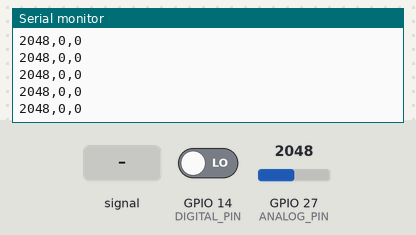
This sketch was run on a simulated ESP32. On the bench: the last lines printed to the serial monitor. The test bench sets the inputs (shaded band); at power-on: GPIO 27 (ANALOG_PIN) = 2048, GPIO 14 (DIGITAL_PIN) LOW (analog values on the 0–4095 scale). Nothing arrives over Bluetooth unless stated; a phone connects over Bluetooth LE 3 s after start.

Above: at 2.9 s.
3.0 s: GPIO 27 (ANALOG_PIN) fed a 200 Hz sine of ±327 counts around its level
At 3.02 s:
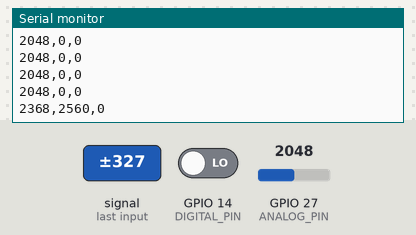
6.0 s: GPIO 27 (ANALOG_PIN) set to 2866
At 6.02 s:
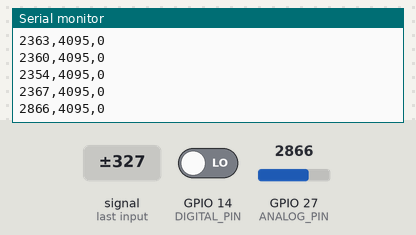
7.5 s: GPIO 14 (DIGITAL_PIN) driven HIGH
At 7.52 s:
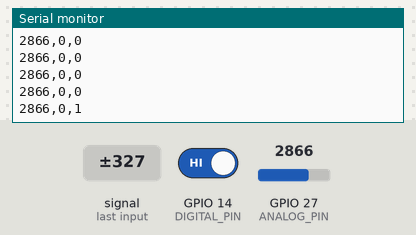
9.0 s: GPIO 27 (ANALOG_PIN) fed a 1000 Hz sine of ±1023 counts around its level
At 9.02 s:
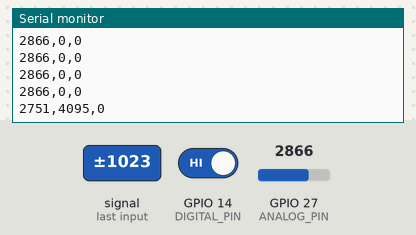
10.5 s: GPIO 27 (ANALOG_PIN) set to 3603
At 10.52 s:
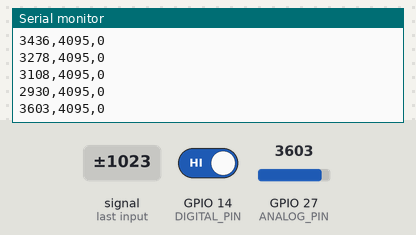
12.0 s: GPIO 14 (DIGITAL_PIN) driven LOW
At 12.02 s:
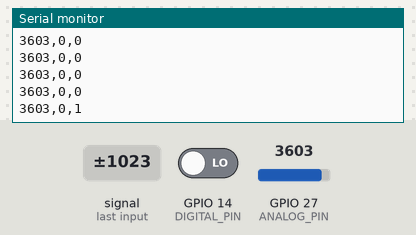
Timing chart, 0 to 14.5 s (numbered marks = the images above; inputs shaded):
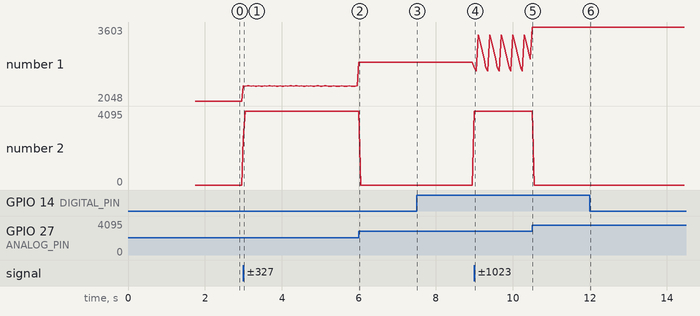

Measured:
- after the input at 3.0 s, the serial monitor: prints a new line at once (image 1)
- after the input at 6.0 s, the serial monitor: prints a new line at once (image 2)
- after the input at 7.5 s, the serial monitor: prints a new line at once (image 3)
- after the input at 9.0 s, the serial monitor: prints a new line at once (image 4)
- after the input at 10.5 s, the serial monitor: prints a new line at once (image 5)
- after the input at 12.0 s, the serial monitor: prints a new line at once (image 6)
- plotted number 1: 2048 → 2367 after the input at 3.0 s, 2367 → 2866 after the input at 6.0 s, 2866 → 2930 after the input at 9.0 s, 2930 → 3603 after the input at 10.5 s
- plotted number 2: 0 → 4095 after the input at 3.0 s

The sketch:

ky037_esp32_blev2.ino
```cpp
// KY-037 sound sensor -> ESP32 -> BLE notify -> Raspberry Pi
//
// Wiring (matches the pin constants below):
//   KY-037 AO  -> GPIO27 (analog level)
//   KY-037 DO  -> GPIO14 (comparator output, timestamped by interrupt)
//   KY-037 +   -> 3V3   (keep at 3.3 V, so DO stays within the ESP32 input limit)
//   KY-037 G   -> GND
//
// What it does:
//   1. Measures peak-to-peak sound level in 50 ms windows (same as before).
//   2. Timestamps the first DO edge in each window in an interrupt, using the
//      ESP32 64-bit microsecond clock. This is the sync timestamp for the Pi.
//   3. Sends one 33-byte packet per window to the Pi as a BLE notification.
//   4. Still prints "raw,level,trigger" on USB serial for debugging.
//
// Board package: "esp32" by Espressif, version 3.x. Board: ESP32 Dev Module.

#include <BLEDevice.h>
#include <BLEServer.h>
#include <BLEUtils.h>
#if defined(CONFIG_BLUEDROID_ENABLED)
#include <BLE2902.h>  // Bluedroid needs this for notifications. NimBLE adds it itself.
#endif
#include "esp_timer.h"

// ---- Pins ---------------------------------------------------------------
const int ANALOG_PIN  = 27;   // AO. ADC2 pin: OK with BLE, but NOT with Wi-Fi.
const int DIGITAL_PIN = 14;   // DO

// ---- Sound processing (unchanged) --------------------------------------
const int   SAMPLE_WINDOW_MS = 50;    // longer window = catches slower/lower sounds
const float GAIN             = 8.0;   // software amplification: raise for more sensitivity
const int   CALIBRATION_MS   = 1500;  // keep it quiet at startup

// ---- BLE ----------------------------------------------------------------
// The Pi script (pi/ble_rx.py) uses the same name and UUIDs. Change both together.
const char* BLE_DEVICE_NAME = "TSN-Sound";
#define SERVICE_UUID   "CA89474F-D5F8-44BB-8926-DD4B58A44E2D"
#define DATA_CHAR_UUID "0E76AAE8-1EE4-456A-9708-DE09E78F4BCA"

const uint8_t PACKET_VERSION = 1;
const uint8_t NODE_ID        = 2;     // 1 = ACU (ADXL345), 2 = sound (KY-037)

// One notification per sample window. Little-endian, no padding.
// Python: struct.unpack('<BBHQQQHHB', data)
struct __attribute__((packed)) SoundPacket {
  uint8_t  version;    // PACKET_VERSION
  uint8_t  node_id;    // NODE_ID
  uint16_t seq;        // +1 per packet, wraps at 65535. Gaps = lost packets.
  uint64_t t_edge_us;  // ESP32 clock at the first DO edge in this window. 0 = no edge.
  uint64_t t_peak_us;  // ESP32 clock at the loudest AO sample in this window
  uint64_t tx_us;      // ESP32 clock just before sending. Pi uses it for delay/drift.
  uint16_t raw;        // last AO reading, 0-4095
  uint16_t level;      // noise-subtracted, amplified peak-to-peak, 0-4095
  uint8_t  trigger;    // 1 if DO changed at least once in this window
};
static_assert(sizeof(SoundPacket) == 33, "SoundPacket must be 33 bytes");

BLECharacteristic* dataChar = nullptr;
volatile bool clientConnected = false;
bool wasConnected = false;
uint16_t seq = 0;

int noiseFloor = 0;  // peak-to-peak of background noise, measured at startup

// ---- DO edge capture ----------------------------------------------------
// The ISR keeps only the first edge per window. A 64-bit value is not atomic
// on the ESP32, so a spinlock protects it.
portMUX_TYPE edgeMux = portMUX_INITIALIZER_UNLOCKED;
volatile uint64_t firstEdgeUs = 0;

void IRAM_ATTR onDoEdge() {
  uint64_t now = (uint64_t)esp_timer_get_time();
  portENTER_CRITICAL_ISR(&edgeMux);
  if (firstEdgeUs == 0) firstEdgeUs = now;
  portEXIT_CRITICAL_ISR(&edgeMux);
}

// Returns the first edge time since the last call (0 if none), and clears it.
uint64_t takeFirstEdge() {
  portENTER_CRITICAL(&edgeMux);
  uint64_t t = firstEdgeUs;
  firstEdgeUs = 0;
  portEXIT_CRITICAL(&edgeMux);
  return t;
}

// ---- BLE connection state -----------------------------------------------
class ServerCallbacks : public BLEServerCallbacks {
  void onConnect(BLEServer*) override    { clientConnected = true; }
  void onDisconnect(BLEServer*) override { clientConnected = false; }
};

// ---- Sampling -----------------------------------------------------------
int measurePeakToPeak(int windowMs, int &lastRaw, uint64_t &tPeakUs) {
  int signalMax = 0;
  int signalMin = 4095;
  tPeakUs = 0;
  unsigned long start = millis();
  while (millis() - start < (unsigned long)windowMs) {
    lastRaw = analogRead(ANALOG_PIN);
    if (lastRaw > signalMax) {
      signalMax = lastRaw;
      tPeakUs = (uint64_t)esp_timer_get_time();
    }
    if (lastRaw < signalMin) signalMin = lastRaw;
  }
  return signalMax - signalMin;
}

void setupBle() {
  BLEDevice::init(BLE_DEVICE_NAME);
  BLEDevice::setMTU(247);  // the 33-byte packet needs more than the default 20-byte payload

  BLEServer* server = BLEDevice::createServer();
  server->setCallbacks(new ServerCallbacks());

  BLEService* service = server->createService(SERVICE_UUID);
  dataChar = service->createCharacteristic(
      DATA_CHAR_UUID,
      BLECharacteristic::PROPERTY_READ | BLECharacteristic::PROPERTY_NOTIFY);
#if defined(CONFIG_BLUEDROID_ENABLED)
  dataChar->addDescriptor(new BLE2902());
#endif
  service->start();

  // Advertising packet (max 31 bytes): flags + name, so every scanner sees
  // "TSN-Sound", including passive scanners. The 128-bit service UUID does not
  // also fit, so it goes in the scan response.
  BLEAdvertising* adv = BLEDevice::getAdvertising();
  BLEAdvertisementData advData;
  advData.setFlags(0x06);  // general discoverable, BLE only
  advData.setName(BLE_DEVICE_NAME);
  adv->setAdvertisementData(advData);
  BLEAdvertisementData scanData;
  scanData.setCompleteServices(BLEUUID(SERVICE_UUID));
  adv->setScanResponseData(scanData);
  BLEDevice::startAdvertising();
}

void setup() {
  Serial.begin(115200);
  delay(200);
  Serial.println("\n# ky037_esp32_ble starting, calibrating (keep quiet)");
  pinMode(DIGITAL_PIN, INPUT);
  analogReadResolution(12);  // 0-4095

  // Calibrate first, before the radio starts: measure background noise so it
  // can be subtracted later.
  int raw = 0;
  uint64_t tPeak = 0;
  int worst = 0;
  unsigned long start = millis();
  while (millis() - start < (unsigned long)CALIBRATION_MS) {
    int p2p = measurePeakToPeak(SAMPLE_WINDOW_MS, raw, tPeak);
    if (p2p > worst) worst = p2p;
  }
  noiseFloor = worst;

  // CHANGE catches the onset whatever the DO polarity of your module is.
  attachInterrupt(digitalPinToInterrupt(DIGITAL_PIN), onDoEdge, CHANGE);
  takeFirstEdge();  // discard edges from calibration

  setupBle();

  Serial.printf("noiseFloor=%d, advertising as %s, MAC %s\n", noiseFloor, BLE_DEVICE_NAME,
                BLEDevice::getAddress().toString().c_str());
  Serial.println("raw,level,trigger");
}

void loop() {
  // Restart advertising after the Pi disconnects, so it can reconnect.
  if (wasConnected && !clientConnected) {
    BLEDevice::startAdvertising();
    Serial.println("# Pi disconnected, advertising again");
  }
  if (!wasConnected && clientConnected) {
    Serial.println("# Pi connected");
  }
  wasConnected = clientConnected;

  int raw = 0;
  uint64_t tPeak = 0;
  int p2p = measurePeakToPeak(SAMPLE_WINDOW_MS, raw, tPeak);
  uint64_t tEdge = takeFirstEdge();

  // Subtract the noise floor, then amplify what's left.
  int level = (int)(max(0, p2p - noiseFloor) * GAIN);
  if (level > 4095) level = 4095;
  uint8_t trigger = (tEdge != 0) ? 1 : 0;

  if (clientConnected) {
    SoundPacket pkt;
    pkt.version   = PACKET_VERSION;
    pkt.node_id   = NODE_ID;
    pkt.seq       = seq++;
    pkt.t_edge_us = tEdge;
    pkt.t_peak_us = tPeak;
    pkt.raw       = (uint16_t)raw;
    pkt.level     = (uint16_t)level;
    pkt.trigger   = trigger;
    pkt.tx_us     = (uint64_t)esp_timer_get_time();  // last, as close to send as possible
    dataChar->setValue((uint8_t*)&pkt, sizeof(pkt));
    dataChar->notify();
  }

  Serial.print(raw);
  Serial.print(",");
  Serial.print(level);
  Serial.print(",");
  Serial.println(trigger);
}
```
